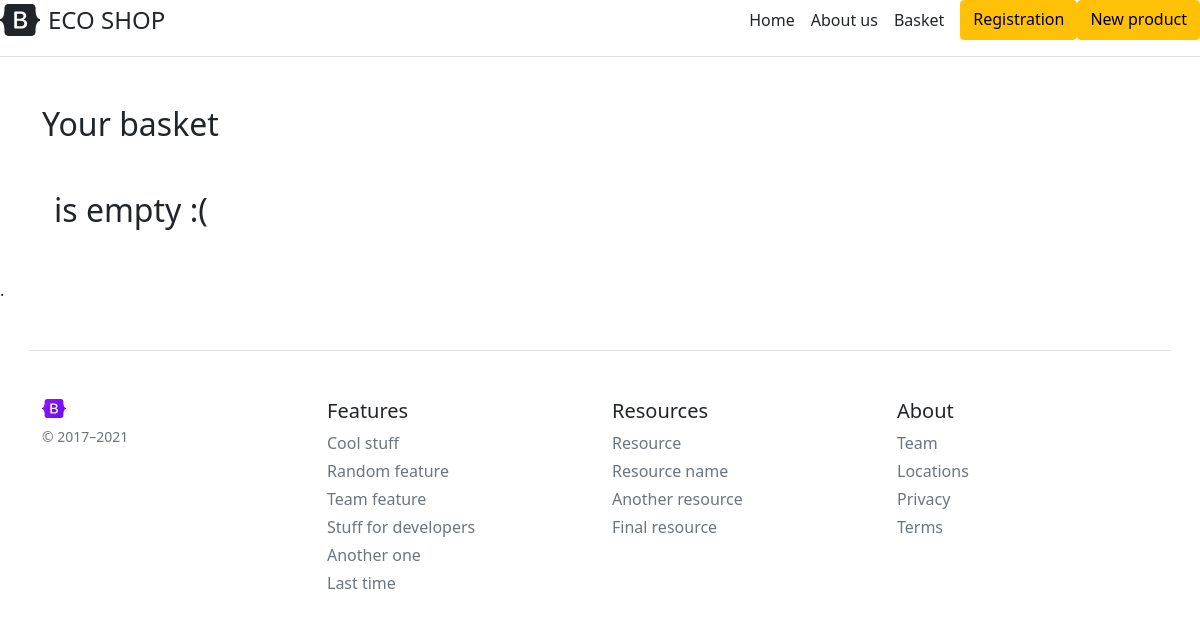
The page /basket on the database as committed earlier.
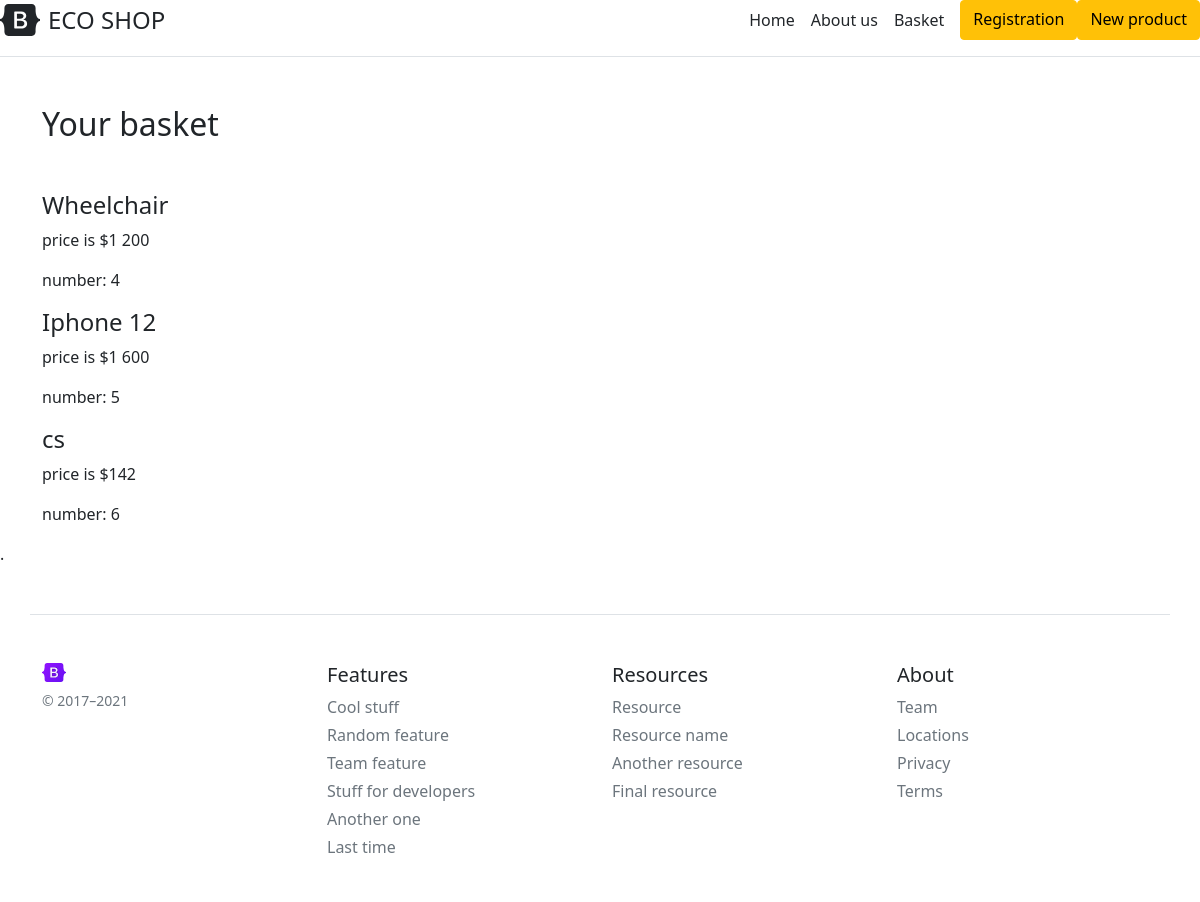
The same page on the database as committed later.
### app.py (models this page shows, shortened)
class ProductsDB(db.Model):
    __tablename__ = 'productsdb'
    id = db.Column(db.Integer, primary_key=True)
    name = db.Column(db.String(100), nullable=False)
    description = db.Column(db.Text, nullable=False)
    price = db.Column(db.Integer, nullable=False)
    product = db.relationship('OrdersDB', backref='product')

class OrdersDB(db.Model):
    __tablename__ = 'orderdb'
    id = db.Column(db.Integer, primary_key=True)
    costumer_id = db.Column(db.Integer, db.ForeignKey('costumersdb.id'))
    product_id = db.Column(db.Integer, db.ForeignKey('productsdb.id'))
    date = db.Column(db.DateTime, nullable=False, default=datetime.utcnow)
    number = db.Column(db.Integer, default=1)

### app.py (the view)
@app.route("/basket")
def basket():
    orders = OrdersDB.query.filter_by(costumer_id=costumer_id).all()
    products = []
    for i in orders:
        products.append(ProductsDB.query.filter_by(id=i.product_id).first())
    return render_template("basket.html", products=products, orders=orders)

### templates/basket.html (shortened to what this page needs)
{% extends 'base.html' %}
{% block body %}
<h2 class="my-5 container">Your basket</h2>
    <div class="container mt-5">
        {%for product in products%}
            <h4>{{ product.name }}</h4>
            <p>price is ${{ product.price }}</p>
            {%for ord in orders%}
                {%if product.id == ord.product_id%}
                    <p>number: {{ ord.number }}</p>
                {%endif%}
            {% endfor %}
        {% else %}
            <h2 class="my-5 container">is empty :(</h2>
        {% endfor %}
    </div>
{% endblock body %}

Rows that differ between the two databases and show on the page:
now on this page (row unchanged): ProductsDB: name "Wheelchair", price "1 200"
added OrdersDB: number "4", shown under "Wheelchair"
now on this page (row unchanged): ProductsDB: name "Iphone 12", price "1 600"
added OrdersDB: number "5", shown under "Iphone 12"
added ProductsDB: name "cs", price "142"
added OrdersDB: number "6", shown under "cs"
Other text that changed with them:
text no longer shown: "is empty :("
